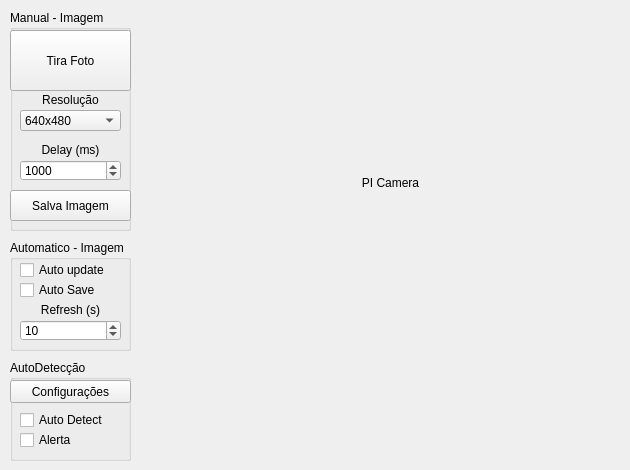
    <widget class="QWidget" name="tab_2">
     <attribute name="title">
      <string>Camera</string>
     </attribute>
     <widget class="QGroupBox" name="groupBox_7">
      <property name="geometry">
       <rect>
        <x>10</x>
        <y>240</y>
        <width>121</width>
        <height>111</height>
       </rect>
      </property>
      <property name="title">
       <string>Automatico - Imagem</string>
      </property>
      <widget class="QLabel" name="label_14">
       <property name="geometry">
        <rect>
         <x>10</x>
         <y>60</y>
         <width>101</width>
         <height>20</height>
        </rect>
       </property>
       <property name="text">
        <string>Refresh (s)</string>
       </property>
       <property name="alignment">
        <set>Qt::AlignCenter</set>
       </property>
      </widget>
      <widget class="QSpinBox" name="spinBox_3">
       <property name="geometry">
        <rect>
         <x>10</x>
         <y>80</y>
         <width>101</width>
         <height>21</height>
        </rect>
       </property>
       <property name="minimum">
        <number>1</number>
       </property>
       <property name="maximum">
        <number>5000</number>
       </property>
       <property name="singleStep">
        <number>1</number>
       </property>
       <property name="value">
        <number>10</number>
       </property>
      </widget>
      <widget class="QCheckBox" name="checkBox_10">
       <property name="geometry">
        <rect>
         <x>10</x>
         <y>20</y>
         <width>91</width>
         <height>20</height>
        </rect>
       </property>
       <property name="text">
        <string>Auto update</string>
       </property>
      </widget>
      <widget class="QCheckBox" name="checkBox_11">
       <property name="geometry">
        <rect>
         <x>10</x>
         <y>40</y>
         <width>91</width>
         <height>20</height>
        </rect>
       </property>
       <property name="text">
        <string>Auto Save</string>
       </property>
      </widget>
     </widget>
     <widget class="QGroupBox" name="groupBox_8">
      <property name="geometry">
       <rect>
        <x>10</x>
        <y>10</y>
        <width>121</width>
        <height>221</height>
       </rect>
      </property>
      <property name="title">
       <string>Manual - Imagem</string>
      </property>
      <widget class="QSpinBox" name="spinBox_2">
       <property name="geometry">
        <rect>
         <x>10</x>
         <y>150</y>
         <width>101</width>
         <height>21</height>
        </rect>
       </property>
       <property name="minimum">
        <number>10</number>
       </property>
       <property name="maximum">
        <number>5000</number>
       </property>
       <property name="singleStep">
        <number>10</number>
       </property>
       <property name="value">
        <number>1000</number>
       </property>
      </widget>
      <widget class="QComboBox" name="comboBox_3">
       <property name="geometry">
        <rect>
         <x>10</x>
         <y>100</y>
         <width>101</width>
         <height>21</height>
        </rect>
       </property>
       <property name="currentIndex">
        <number>3</number>
       </property>
       <item>
        <property name="text">
         <string>2592x1944</string>
        </property>
       </item>
       <item>
        <property name="text">
         <string>1296x972</string>
        </property>
       </item>
       <item>
        <property name="text">
         <string>1296x730</string>
        </property>
       </item>
       <item>
        <property name="text">
         <string>640x480</string>
        </property>
       </item>
      </widget>
      <widget class="QPushButton" name="pushButton_5">
       <property name="geometry">
        <rect>
         <x>0</x>
         <y>20</y>
         <width>121</width>
         <height>61</height>
        </rect>
       </property>
       <property name="text">
        <string>Tira Foto</string>
       </property>
      </widget>
      <widget class="QLabel" name="label_13">
       <property name="geometry">
        <rect>
         <x>10</x>
         <y>130</y>
         <width>101</width>
         <height>20</height>
        </rect>
       </property>
       <property name="text">
        <string>Delay (ms)</string>
       </property>
       <property name="alignment">
        <set>Qt::AlignCenter</set>
       </property>
      </widget>
      <widget class="QLabel" name="label_12">
       <property name="geometry">
        <rect>
         <x>10</x>
         <y>80</y>
         <width>101</width>
         <height>20</height>
        </rect>
       </property>
       <property name="text">
        <string>Resolução</string>
       </property>
       <property name="alignment">
        <set>Qt::AlignCenter</set>
       </property>
      </widget>
      <widget class="QPushButton" name="pushButton_9">
       <property name="geometry">
        <rect>
         <x>0</x>
         <y>180</y>
         <width>121</width>
         <height>31</height>
        </rect>
       </property>
       <property name="text">
        <string>Salva Imagem</string>
       </property>
      </widget>
     </widget>
     <widget class="QGroupBox" name="groupBox_9">
      <property name="geometry">
       <rect>
        <x>10</x>
        <y>360</y>
        <width>121</width>
        <height>101</height>
       </rect>
      </property>
      <property name="title">
       <string>AutoDetecção</string>
      </property>
      <widget class="QPushButton" name="pushButton_10">
       <property name="geometry">
        <rect>
         <x>0</x>
         <y>20</y>
         <width>121</width>
         <height>23</height>
        </rect>
       </property>
       <property name="text">
        <string>Configurações</string>
       </property>
      </widget>
      <widget class="QCheckBox" name="checkBox_12">
       <property name="geometry">
        <rect>
         <x>10</x>
         <y>50</y>
         <width>91</width>
         <height>20</height>
        </rect>
       </property>
       <property name="text">
        <string>Auto Detect</string>
       </property>
      </widget>
      <widget class="QCheckBox" name="checkBox_13">
       <property name="geometry">
        <rect>
         <x>10</x>
         <y>70</y>
         <width>91</width>
         <height>20</height>
        </rect>
       </property>
       <property name="text">
        <string>Alerta</string>
       </property>
      </widget>
     </widget>
     <widget class="QLabel" name="label_15">
      <property name="geometry">
       <rect>
        <x>160</x>
        <y>10</y>
        <width>461</width>
        <height>346</height>
       </rect>
      </property>
      <property name="text">
       <string>PI Camera</string>
      </property>
      <property name="alignment">
       <set>Qt::AlignCenter</set>
      </property>
     </widget>
    </widget>
